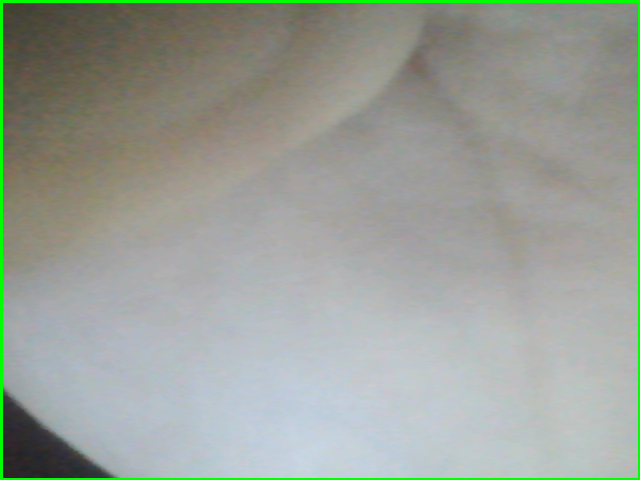
#> input picture app9_email-webcam-detection/src/images/1.png, 640 x 480 px, given in place of the camera
$ python main.py
#> lines starting #> are read from the running program, lines starting #| are printed output that depends on the picture
import cv2
import ssl
import time
import glob
from emailing import send_email
from threading import Thread

video = cv2.VideoCapture(0)
time.sleep(1)

first_frame = None
status_list = []
count = 1

while True:
    status = 0
    check, frame = video.read()
#> frame is the input picture: shape (480, 640, 3); mean B, G, R 152.9, 160.5, 155
    # Convert frame to shades of gray
    gray_frame = cv2.cvtColor(frame, cv2.COLOR_BGR2GRAY)
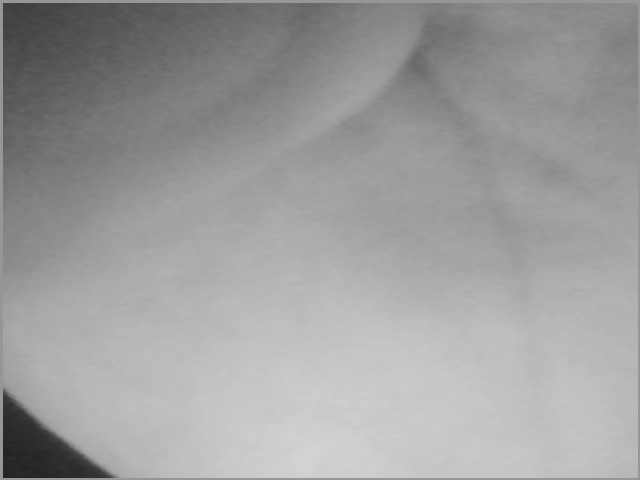
#> gray_frame: shape (480, 640); min 35, max 211, mean 158
    # Apply gaussian blur
    gray_frame_gau = cv2.GaussianBlur(gray_frame, (21, 21), 0)

    # Compare to the first frame if something new enters the scene
    if first_frame is None:
        first_frame = gray_frame_gau

    # Difference bettwen first frame and gray gaussian frame
    delta_frame = cv2.absdiff(first_frame, gray_frame_gau)
#> delta_frame: shape (480, 640); every value is 0

    tresh_frame = cv2.threshold(delta_frame, 15, 255,
                                cv2.THRESH_BINARY)[1]

    dil_frame = cv2.dilate(tresh_frame, None, iterations=2)

    contours, check = cv2.findContours(dil_frame,
                                       cv2.RETR_EXTERNAL,
                                       cv2.CHAIN_APPROX_SIMPLE)
#> contours = []; check = None

    for contour in contours:
        if cv2.contourArea(contour) < 5000:
            continue
        x, y, w, h = cv2.boundingRect(contour)
        rectangle = cv2.rectangle(frame, (x, y),
                                  (x+w, y+h),
                                  (0, 255, 0), 3)
        if rectangle.any():
            status = 1
            cv2.imwrite(f"images/{count}.png", frame)
            count += 1
            all_images = glob.glob("images/*.png")
            index = int(len(all_images) / 2)
            image_with_object = all_images[index]

    status_list.append(status)
    status_list = status_list[-2:]

    if status_list[0] == 1 and status_list[1] == 0:
        ssl.create_default_context()
        email_thread = Thread(target=send_email, args=(image_with_object, ))
        email_thread.daemon = True
        email_thread.start()

    cv2.imshow("Video", frame)

    key = cv2.waitKey(1)
#> (key q is pressed here)

    if key == ord("q"):
        break

video.release()

$ run again, on app9_email-webcam-detection/src/images/10.png
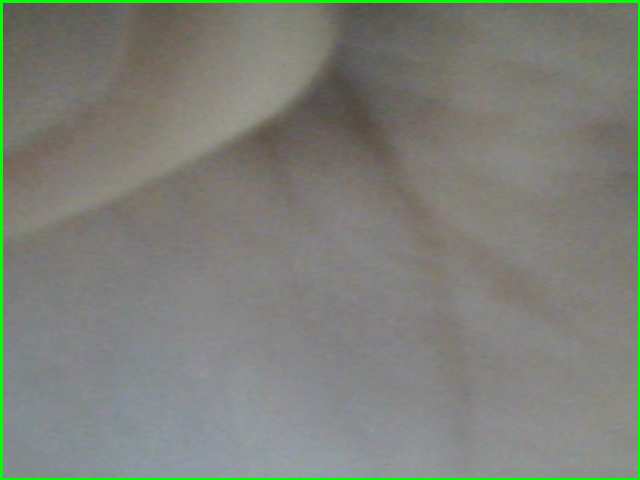
#> input picture app9_email-webcam-detection/src/images/10.png, 640 x 480 px, given in place of the camera
#> frame is the input picture: shape (480, 640, 3); mean B, G, R 120.1, 128, 124.9
#> `gray_frame = cv2.cvtColor(frame, cv2.COLOR_BGR2GRAY)`:
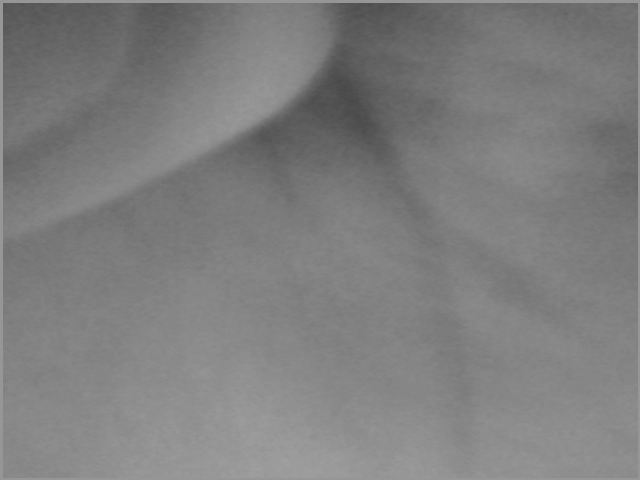
#> gray_frame: shape (480, 640); min 73, max 160, mean 126.2
#> delta_frame: shape (480, 640); every value is 0
#> contours = []; check = None

$ run again, on app9_email-webcam-detection/src/images/12.png
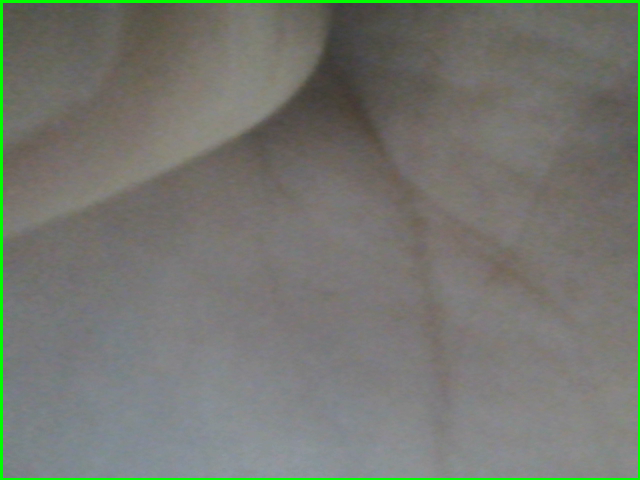
#> input picture app9_email-webcam-detection/src/images/12.png, 640 x 480 px, given in place of the camera
#> frame is the input picture: shape (480, 640, 3); mean B, G, R 111.7, 119, 116.3
#> `gray_frame = cv2.cvtColor(frame, cv2.COLOR_BGR2GRAY)`:
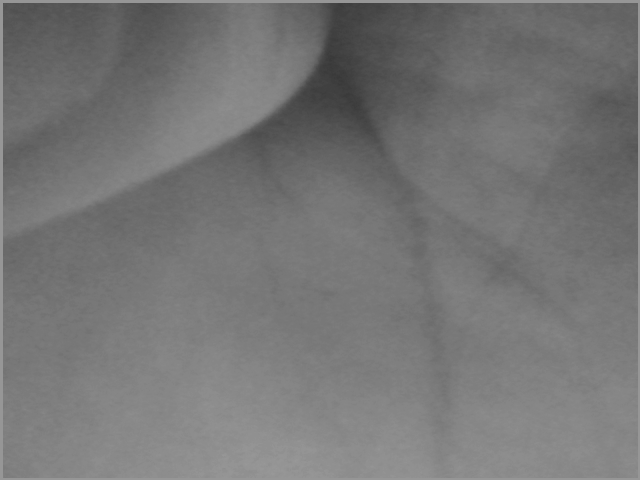
#> gray_frame: shape (480, 640); min 57, max 152, mean 117.4
#> delta_frame: shape (480, 640); every value is 0
#> contours = []; check = None
